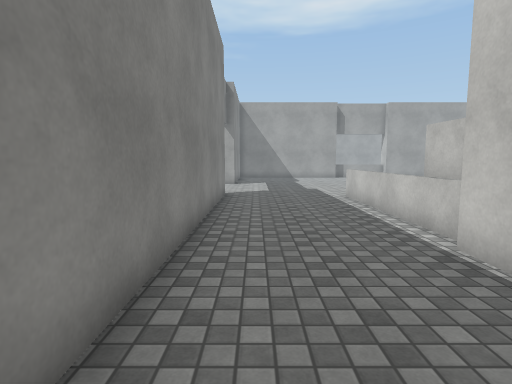
[1] (above)

24 first-person views from a walk through a 3-D level made in the Unity game engine. The camera is 1.4 m above the floor, tilts 6° down and sees 80° across. The floor is counted in squares, 1 m on a side. Each view is taken from the middle of a square. On the plan, view 1 faces up. The plan holds only what a view shows up to about 14 squares ahead; the rest is blank. The place goes on beyond the plan. The player is left out. Surface patterns are stand-ins for the level's own textures.

[2]
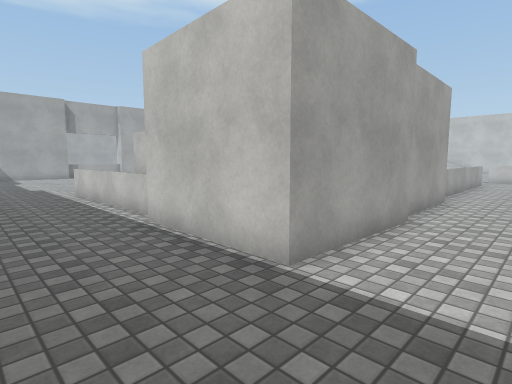

[3]
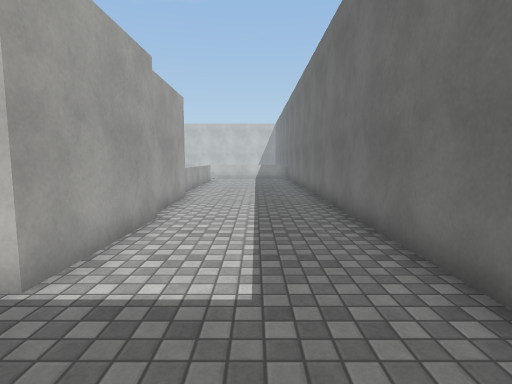

[4]
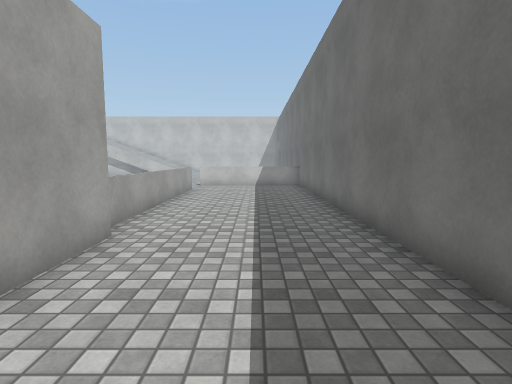

[5]
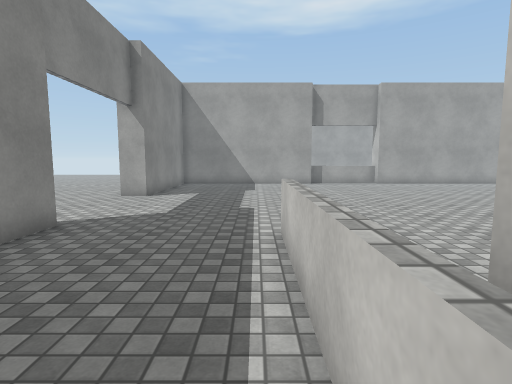

[6]
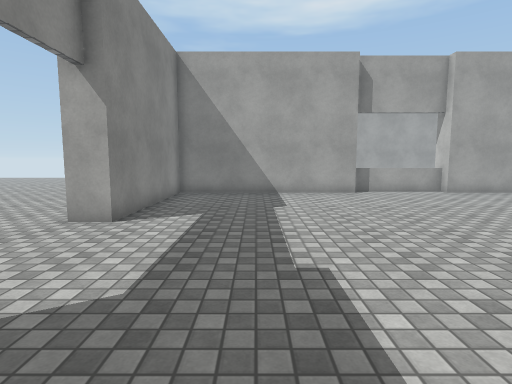

[7]
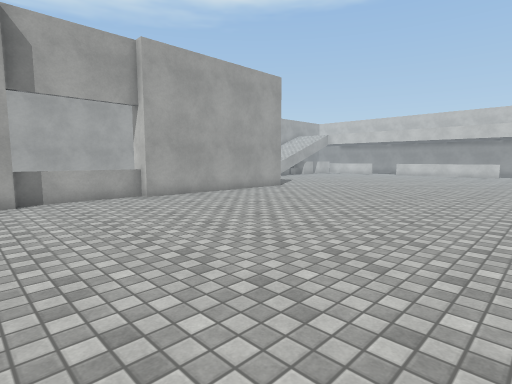

[8]
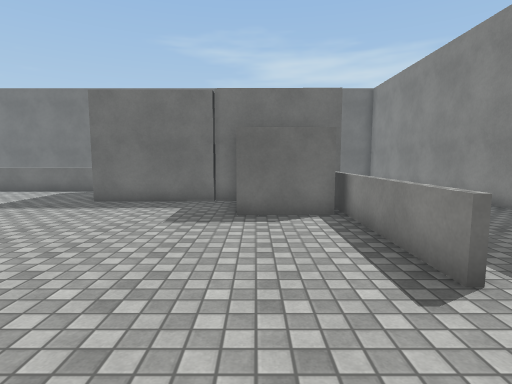

[9]
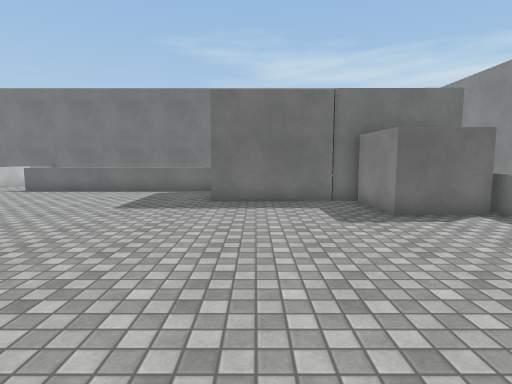

[10]
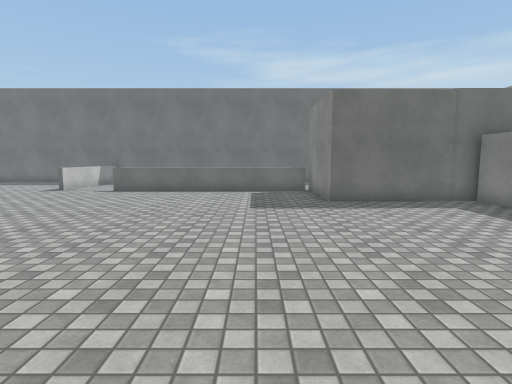

[11]
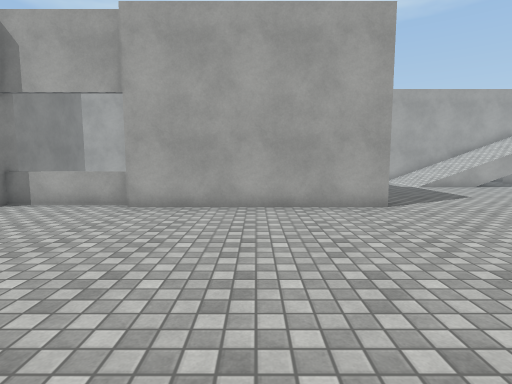

[12]
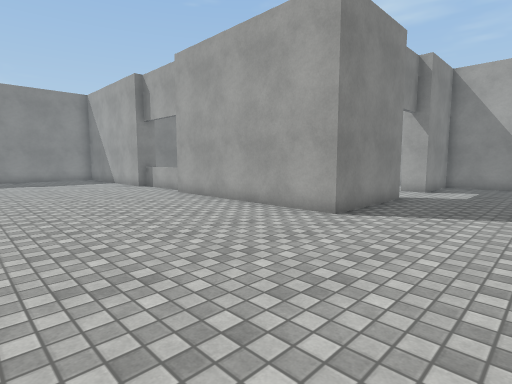

[13]
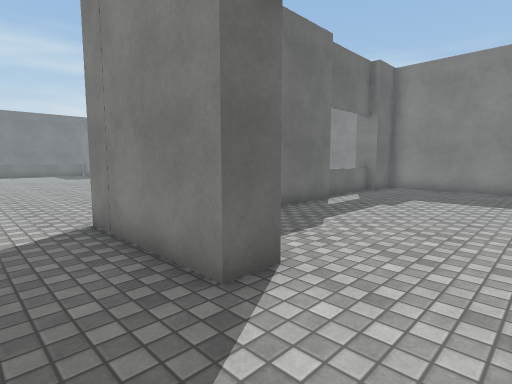

[14]
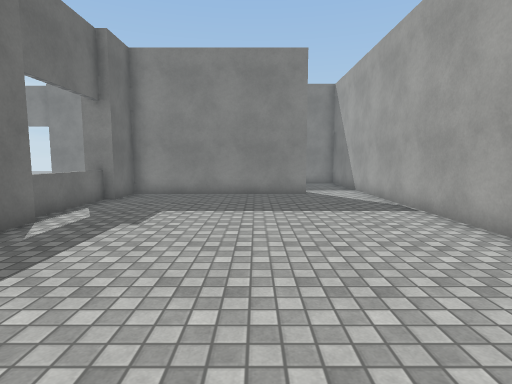

[15]
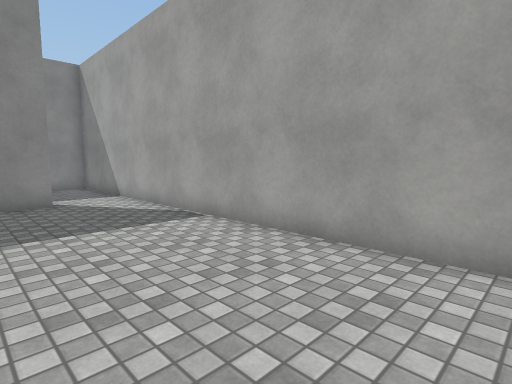

[16]
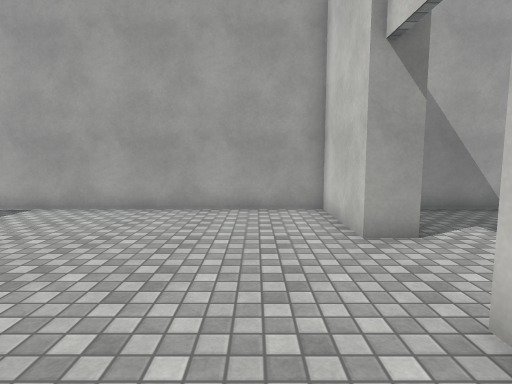

[17]
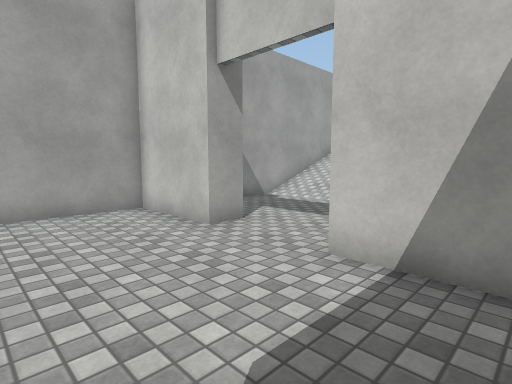

[18]
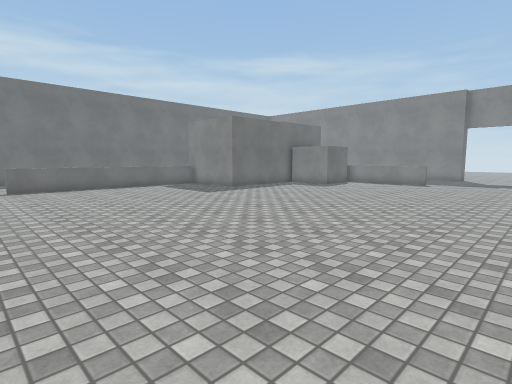

[19]
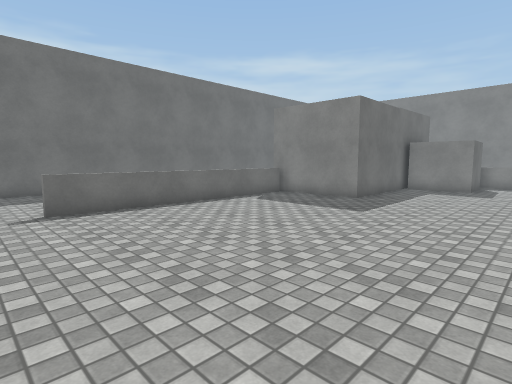

[20]
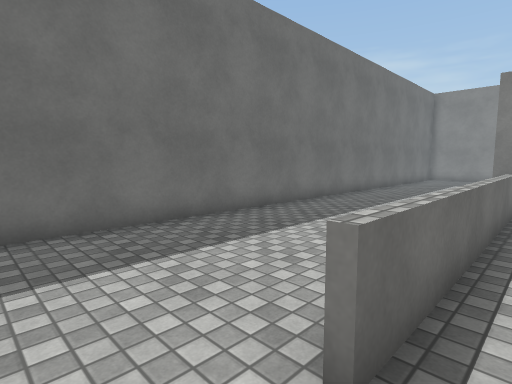

[21]
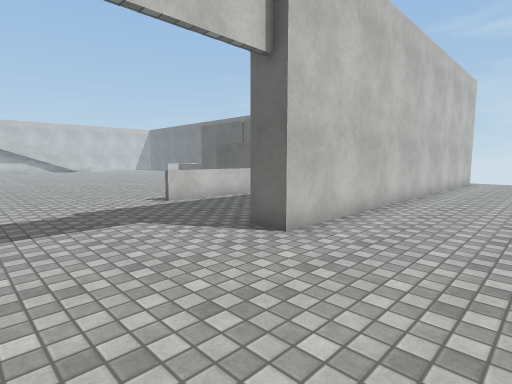

[22]
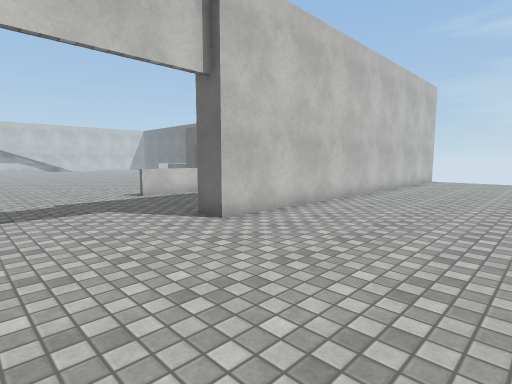

[23]
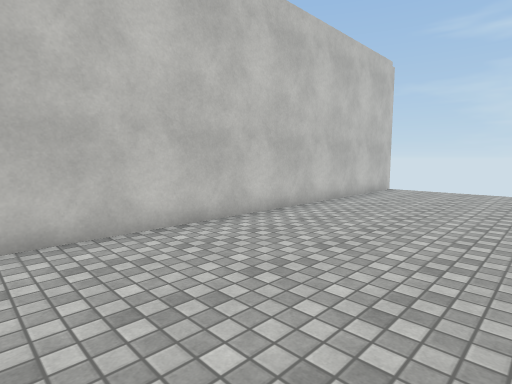

[24]
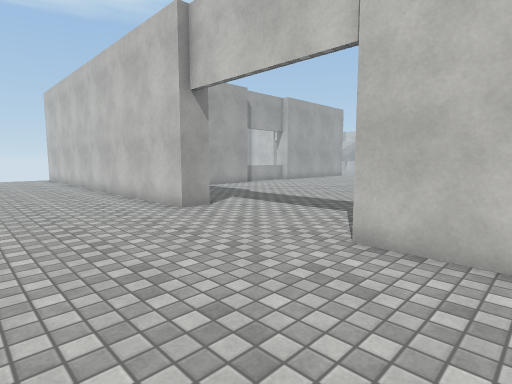

### Floor plan
Points are (right, up) in squares from view 1. A wall is a line through its corners. A room is listed if a view was taken in it or the views show most of it. See-through windows are left out.
Room 1 (views 1, 2, 3, 4, 5, 6, 7, 8, 9, 10, 11, 12, 13, 14, 18, 19, 20, 21, 22, 23, 24)
walls: (6.5, 4.7) (11.5, 4.7) (11.5, 0.7) (8, 0.6); (6.2, 25) (6.2, 24) (-1.3, 24) (-1.3, 17.8) (-2.3, 17.8) (-2.3, 25.2); (7.4, 0.4) (3.1, 0.5) (3.2, 4.7); (2.8, -4.4) (21.5, -4.4); (16.9, 28.4) (17.9, 28.4) (17.9, 24) (10.2, 24) (10.2, 25); (-2.3, -4.2) (-2.3, 12.4) (-1.3, 12.4) (-1.3, 0.9); (17.9, 32.9) (17.9, 31.4) (16.9, 31.4); (22.5, 34.6) (19.6, 34.6)
low walls: (3.7, 11.9) (3.7, 7.5); (3.5, 7.4) (3.5, 11.9); (10.2, 24.4) (6.2, 24.4); (11.8, 1.2) (20.5, 1.2); (20, 1) (12.2, 1)
ways out: opening at (17.5, 29.5) to room 2
objects: cube (4, 5) to (6, 7)
Room 2 (views 15, 16, 17)
walls: (10.2, 25) (13, 25); (4.5, 32.1) (4.5, 25) (6.2, 25); (16.9, 31.4) (16.9, 34.6) (3.6, 34.6); (16.9, 26.2) (16.9, 28.4)
low walls: (6.2, 24.6) (9.8, 24.6)
ways out: opening at (17.5, 29.5) to room 1; opening at (4, 33.5)

Where each view was taken, in squares from view 1:
view 1: 0 up, 0 right, facing up
view 2: 2 down, 0 right, facing up-right
view 3: 2 down, 0 right, facing right
view 4: 2 down, 6 right, facing right
view 5: 6 up, 3 right, facing up
view 6: 11 up, 2 right, facing up
view 7: 13 up, 5 right, facing up-right
view 8: 15 up, 6 right, facing down
view 9: 15 up, 10 right, facing down
view 10: 15 up, 14 right, facing down
view 11: 15 up, 14 right, facing up
view 12: 17 up, 22 right, facing up-left
view 13: 31 up, 20 right, facing down-left
view 14: 30 up, 17 right, facing left
view 15: 30 up, 15 right, facing up-left
view 16: 26 up, 15 right, facing up
view 17: 26 up, 13 right, facing up-right
view 18: 17 up, 22 right, facing down-left
view 19: 10 up, 22 right, facing down-left
view 20: 2 up, 22 right, facing down-left
view 21: 17 up, 6 left, facing down-right
view 22: 17 up, 8 left, facing down-right
view 23: 10 up, 8 left, facing down-right
view 24: 10 up, 7 left, facing up-right
